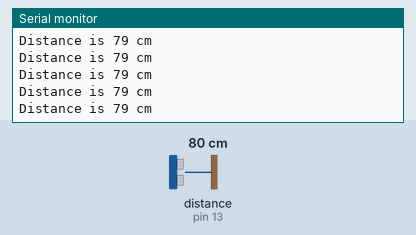
A sketch run on a simulated Arduino Uno, built with avr-gcc and run on an emulated ATmega328P. Shown: the last lines printed to the serial monitor. Wiring (inferred from the names in the program): ultrasonic range finder: trigger pin 12; echo pin 13. Inputs (shaded band) come from the test bench; at power-on: distance to the obstacle (sensor on pin 13) 80 cm. The echo pulse lasts 58.3 µs per cm.

Above: at 1.2 s.
1.3 s: distance to the obstacle (sensor on pin 13) set to 2 cm
At 1.38 s:
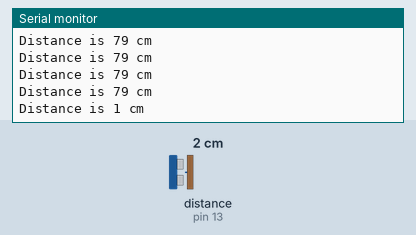
4.3 s: distance to the obstacle (sensor on pin 13) set to 250 cm
At 4.41 s:
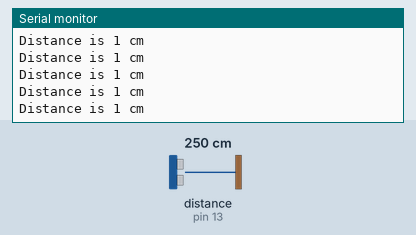
Timing chart, 0 to 7.3 s (numbered marks = the images above; inputs shaded):
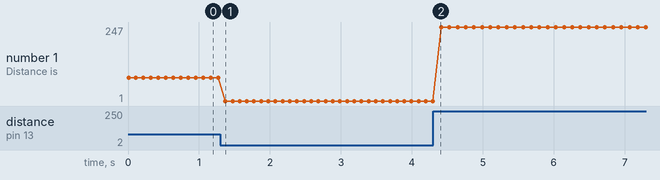

Measured:
- after the input at 1.3 s, the serial monitor: prints a new line after 0.07 s (image 1)
- plotted number 1: 79 → 1 after the input at 1.3 s, 1 → 247 after the input at 4.3 s

The sketch:

ultrasound.ino
```cpp
//Скетч ультразвукового дальномера
//Автор: Татьяна Мельничук http://tmel.ru

const int trigPin = 12; // подключаем trigPin на 12 контакт Arduino
const int echoPin = 13; // подключаем echoPin на 13 контакт Arduino

void setup() {
Serial.begin(9600); // инициируем связь с серийным портом Arduino IDE на скорости 9600 бод/с
Serial.println("Start!"); // выводим в монитор серийного порта сообщение: Start!
pinMode(trigPin, OUTPUT); // настраиваем trigPin на передачу сигнала (отправка ультразвуковой волны)
pinMode(echoPin, INPUT); // настраиваем echoPin на прием сигнала (прием ультразвуковой волны)
}

void loop() {
long duration, distance; // декларируем переменные: duration - продолжительность; distance - расстояние
digitalWrite(trigPin, LOW); // отправляем логический 0 на trigPin
delayMicroseconds(2); // задаем задержку на 2 микросекунды
digitalWrite(trigPin, HIGH); // отправляем логическую 1 на trigPin (отправляем ультразвуковую волну)
delayMicroseconds(10); // задаем время продолжительности ультразвуковой волны на 10 мкс
digitalWrite(trigPin, LOW); // отправляем логический 0 на trigPin
duration = pulseIn(echoPin, HIGH); // присваиваем переменной duration значение времени получения ультразвуковой волны в мкс
distance = (duration/2) / 29.4; // переводим мкс в см и присваиваем полученное значение переменной distance
Serial.print ("Distance is "); //выводим в монитор серийного порта сообщение: Distance is
Serial.print (distance); // выводим в монитор серийного порта значение переменной distance
Serial.print (" cm"); // выводим в монитор серийного порта единицы измерения (сантиметры)
Serial.println(); // отправляем в монитор серийного порта пустую строку-разделитель
delay(100); // задаём задержку 100 миллисекунд
}
```

angle.c
```cpp
/* Программа вычисления величины меньшего угла в прямоугольном треугольнике */
/*Авторы: Владимир Яковлев, Дарья Королёва, Наталия Плюскова */

#include <stdio.h>
#include <math.h>
int main()
{
  long double small, big, gip, k, angle, agrad, exact, relerr, abserr, pi;
  printf("Введите величину меньшего катета: ");
  scanf("%Lf",&small);
  printf("Введите величину гипотенузы: ");
  scanf("%Lf",&gip);
  big = sqrt(pow(gip,2)-pow(small,2));
  if (big<small)
  {
      printf("############################################################### \n");
      printf("Ошибка! Введённая величина не является длиной меньшего катета \n");
  }
  else if (big>=small)
  {
    pi = 3.14159265358979323846;
    k = small/gip;
    angle = (2.0/3.0)*k*((pow(k,2)-3)/(pow(k,2)-2));
    exact = asin(k);
    abserr = fabs(exact-angle);
    relerr = (abserr/exact)*100;
    agrad = (angle * 180)/pi;
    printf("############################################################### \n");
    printf("Приближённое значение величины угла в радианах: %.4Lf \n", angle);
    printf("Приближённое значение величины угла в градусах: %.2Lf \n", agrad);
    printf("Точное значение значение величины угла в радианах: %.4Lf \n", exact);
    printf("Абсолютная погрешность: %.5Lf \n", abserr);
    printf("Относительная погрешность: %.5Lf%% \n", relerr);
  }
  printf("################################################################ \n");
  printf("Благодарим за использование нашей программы! \n");
  printf("Владимир Яковлев, e-mail: mr.kollc@list.ru \n");
  printf("Дарья Королёва, e-mail: daxa0247@mail.ru \n");
  printf("Наталия Плюскова, e-mail: s52@edux.ml \n");
  printf("################################################################ \n");
  return 0;
}
```
